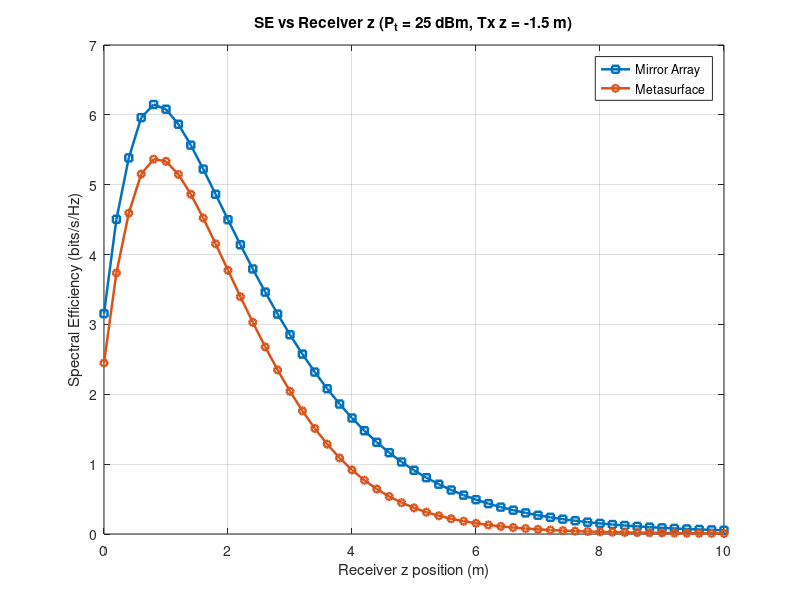
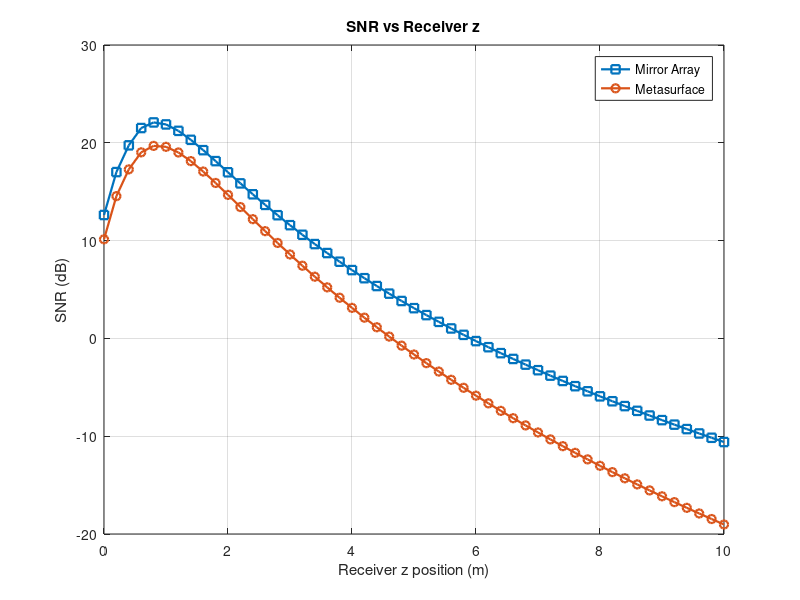

MATLAB code to generate these figures, in order:
% ============================================================
% SE vs Receiver z (Mirror Array vs Metasurface) - Combined Plot
% - Fix Pt = 20 dBm
% - Tx z = -3 m (fixed)
% - Sweep Rx z from -3 to 10 m (you can change the range)
% - Both OIRS types computed and SE plotted on same figure
% ============================================================

clear; clc; close all;

%% -------------------- 1. System Parameters --------------------
A_o      = 1;            % total OIRS area (m^2) [unused directly]
n_elem2  = 169;          % total elements (13x13)
l_m      = 0.08;         % element length (m)
w_m      = 0.08;         % element width (m)
n_p      = 13;           % metasurface patches per side

% optics / receiver
A_PD     = 1e-4;
psi_FOV_deg = 90;
psi_FOV_rad = deg2rad(psi_FOV_deg);
rho      = 0.8;          % mirror array reflectivity
rho_MS   = 0.8;          % metasurface reflectivity
eta      = 0.95;
T_psi    = 1;
G_psi    = 1;
c_lambda = 0.056;        % attenuation (m^-1)
Re       = 0.5;          % photodiode responsivity (A/W)
sigma2_i = 1e-12;        % noise variance (A^2)

% Lambertian
theta_half_deg = 60;
m_lambert = 2;

%% -------------------- 2. Geometry / tiling --------------------
% fixed horizontal positions (x)
x_s = 0.5;
x_d = x_s;

% depths (y)
y_s = 1;   % Tx depth from OIRS (m)
y_d = 1;   % Rx depth from OIRS (m)

% Tx z fixed as requested
z_s = -1.5;                 % Tx z (m)
S_pos_base = [x_s, y_s, z_s];

% OIRS tiling/pitches and offsets
x_0 = -0.56;
z_0 = -0.56;
pitch_x = l_m;
pitch_z = w_m;

% mirror array elements per side
n_m = sqrt(n_elem2);

% fixed metasurface normal
n_kl_fixed = [0, 1, 0];

%% -------------------- 3. Sweep settings --------------------
Pt_dBm_fixed = 25;                           % fixed transmit power (dBm)
Pt_W_fixed   = 1e-3 * 10^(Pt_dBm_fixed/10); % W

z_d_vec = 0:0.2:10;   % sweep Rx z positions (from -3 to 10 m)
% (you said sweep Rx z from 0 to 10 in earlier snippet; I include -3->10 so Rx
% can coincide with Tx z; change the vector as you wish)

SE_meta_vec  = zeros(size(z_d_vec));
SE_array_vec = zeros(size(z_d_vec));
SNRdB_meta   = zeros(size(z_d_vec));
SNRdB_array  = zeros(size(z_d_vec));
H_meta_vec   = zeros(size(z_d_vec));
H_array_vec  = zeros(size(z_d_vec));

fprintf('Sweep: z_d = %.2f .. %.2f m, Pt = %d dBm\n', z_d_vec(1), z_d_vec(end), Pt_dBm_fixed);

%% -------------------- 4. Sweep loop --------------------
for idx = 1:numel(z_d_vec)
    z_d = z_d_vec(idx);
    S_pos = S_pos_base;
    D_pos = [x_d, y_d, z_d];

    %% ---- Metasurface  ----
    H_meta = 0;
    for k = 1:n_p
        x_kl = x_0 + pitch_x * k;
        for l = 1:n_p
            z_kl = z_0 + pitch_z * l;
            R_kl = [x_kl, 0, z_kl];

            d_sr = norm(R_kl - S_pos);
            d_rd = norm(D_pos - R_kl);
            if (d_sr < 1e-12) || (d_rd < 1e-12)
                continue;
            end

            V_SR = R_kl - S_pos;
            V_RD = D_pos - R_kl;
            V_DS = S_pos - D_pos;

            % Fixed patch normal
            n_kl = n_kl_fixed;

            V_DR = -V_RD;
            psi_d = atan2(norm(cross(V_DS, V_DR)), dot(V_DS, V_DR)); % angle for FOV check

            G_O_kl = 0;
            if (psi_d <= psi_FOV_rad) && (psi_d >= 0)
                theta_SR = atan2(norm(cross(-V_DS, V_SR)), dot(-V_DS, V_SR));
                c1 = (cos(theta_SR))^m_lambert;

                c2 = cos(psi_d);

                theta_MS_R_kl_D = atan2(norm(cross(n_kl, V_RD)), dot(n_kl, V_RD));
                c3 = cos(theta_MS_R_kl_D);

                theta_MS_R_kl_S = atan2(norm(cross(n_kl, -V_SR)), dot(n_kl, -V_SR));
                c4 = cos(theta_MS_R_kl_S);

                numerator = rho_MS * eta * (m_lambert + 1) * A_PD;
                denominator = 2*pi * (d_sr + d_rd)^2;
                G_O_kl = (numerator/denominator) * c1 * c2 * c3 * c4 * T_psi * G_psi;
            end

            h_p = exp(-c_lambda * (d_sr + d_rd));
            H_meta = H_meta + G_O_kl * h_p;
        end
    end

    %% ---- Mirror Array ----
    H_array = 0;
    for k = 1:n_m
        x_kl = x_0 + pitch_x * k;
        for l = 1:n_m
            z_kl = z_0 + pitch_z * l;
            R_kl = [x_kl, 0, z_kl];

            d_sr = norm(R_kl - S_pos);
            d_rd = norm(D_pos - R_kl);
            if (d_sr < 1e-12) || (d_rd < 1e-12)
                continue;
            end

            V_SR = R_kl - S_pos;
            V_RD = D_pos - R_kl;
            V_DS = S_pos - D_pos;

            u_in  = V_SR / norm(V_SR);
            u_out = V_RD / norm(V_RD);

            % mirror normal by reflection law
            n_kl = ((-u_in) + u_out) / sqrt(2 + 2*((-u_in) * u_out'));

            V_DR = -V_RD;
            psi_kl_d = atan2(norm(cross(V_DS, V_DR)), dot(V_DS, V_DR));

            G_O_kl = 0;
            if (psi_kl_d <= psi_FOV_rad) && (psi_kl_d >= 0)
                psi_s_kl = atan2(norm(cross(-V_SR, n_kl)), dot(-V_SR, n_kl));
                c2 = cos(psi_s_kl);

                phi_s_kl = atan2(norm(cross(V_SR, -V_DS)), dot(V_SR, -V_DS));
                c1 = (cos(phi_s_kl))^m_lambert;

                % use angle between -V_SR and n_kl for irradiance term (safer numerics)
                phi_kl_d = atan2(norm(cross(-V_SR, n_kl)), dot(-V_SR, n_kl));
                c3 = cos(phi_kl_d);

                c4 = cos(psi_kl_d);

                numerator = rho * eta * (m_lambert + 1) * A_PD;
                denominator = 2*pi * (d_sr + d_rd)^2;
                G_O_kl = (numerator/denominator) * c1 * c2 * c3 * c4 * T_psi * G_psi;
            end

            h_p = exp(-c_lambda * (d_sr + d_rd));
            H_array = H_array + G_O_kl * h_p;
        end
    end

    %% ---- store H and compute SE ----
    H_meta_vec(idx)  = H_meta;
    H_array_vec(idx) = H_array;

    % Received electrical current (A)
    P_R_meta  = Re * Pt_W_fixed * H_meta;
    P_R_array = Re * Pt_W_fixed * H_array;

    SNR_meta = (P_R_meta.^2) / sigma2_i;
    SNR_arr  = (P_R_array.^2) / sigma2_i;

    SNRdB_meta(idx)  = 10*log10(max(SNR_meta, 1e-30));
    SNRdB_array(idx) = 10*log10(max(SNR_arr,  1e-30));

    % Spectral efficiency (consistent formula for both)
    SE_meta_vec(idx)  = log2(1 + exp(1) / (2 * pi) * SNR_meta);
    SE_array_vec(idx) = log2(1 + exp(1) / (2 * pi) * SNR_arr);
end

%% -------------------- 5. Plot SE (both on same figure) --------------------
figure;
plot(z_d_vec, SE_array_vec, '-s', 'LineWidth', 1.8, 'MarkerSize',5); hold on;
plot(z_d_vec, SE_meta_vec,  '-o', 'LineWidth', 1.8, 'MarkerSize',5);
grid on;
xlabel('Receiver z position (m)');
ylabel('Spectral Efficiency (bits/s/Hz)');
title(sprintf('SE vs Receiver z (P_t = %d dBm, Tx z = %.1f m)', Pt_dBm_fixed, z_s));
legend('Mirror Array','Metasurface','Location','best');
xlim([min(z_d_vec) max(z_d_vec)]);

%% -------------------- 6. additional diagnostics --------------------
% Plot SNRs for reference
figure;
plot(z_d_vec, SNRdB_array, '-s', 'LineWidth', 1.6); hold on;
plot(z_d_vec, SNRdB_meta,  '-o', 'LineWidth', 1.6);
grid on;
xlabel('Receiver z position (m)');
ylabel('SNR (dB)');
title('SNR vs Receiver z');
legend('Mirror Array','Metasurface','Location','best');

% Quick printout of peaks
[~, iA] = max(SE_array_vec);
[~, iM] = max(SE_meta_vec);
fprintf('\nMirror Array peak SE = %.4f bits/s/Hz at z = %.2f m (H = %.3e)\n', SE_array_vec(iA), z_d_vec(iA), H_array_vec(iA));
fprintf('Metasurface peak SE   = %.4f bits/s/Hz at z = %.2f m (H = %.3e)\n\n', SE_meta_vec(iM), z_d_vec(iM), H_meta_vec(iM));
